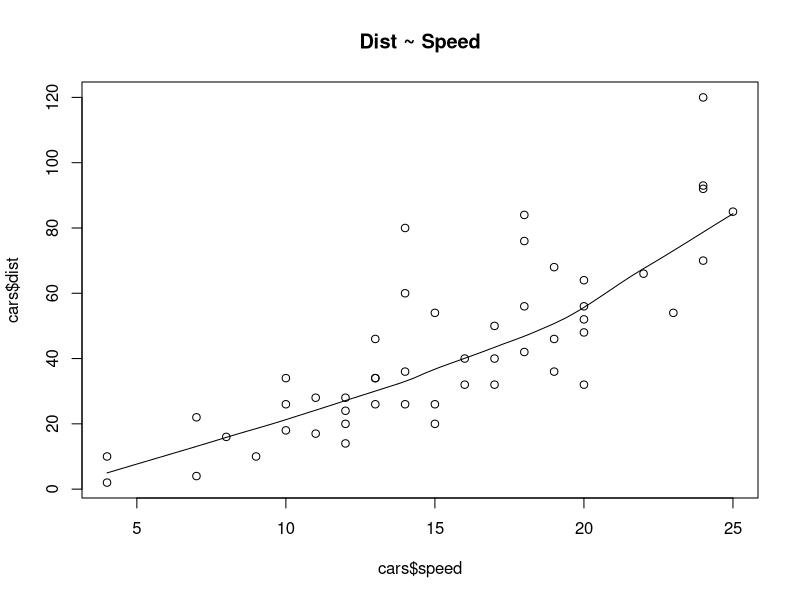
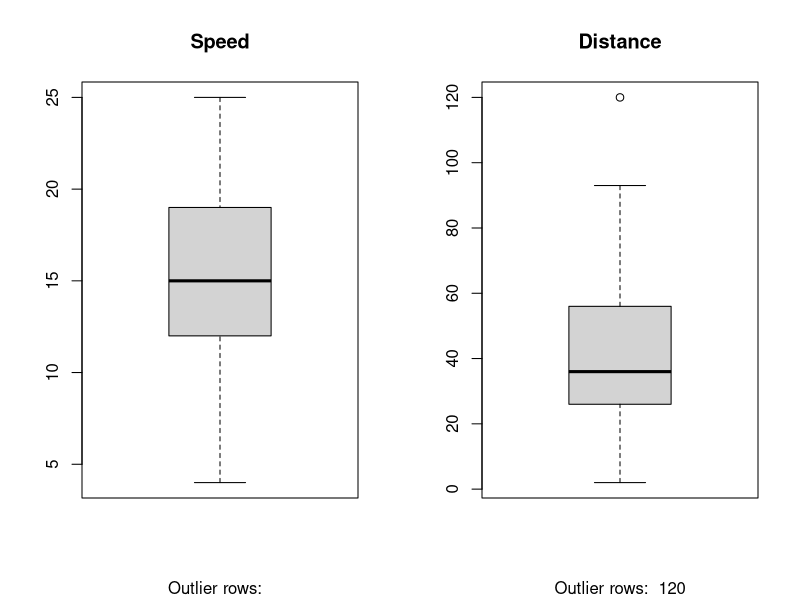
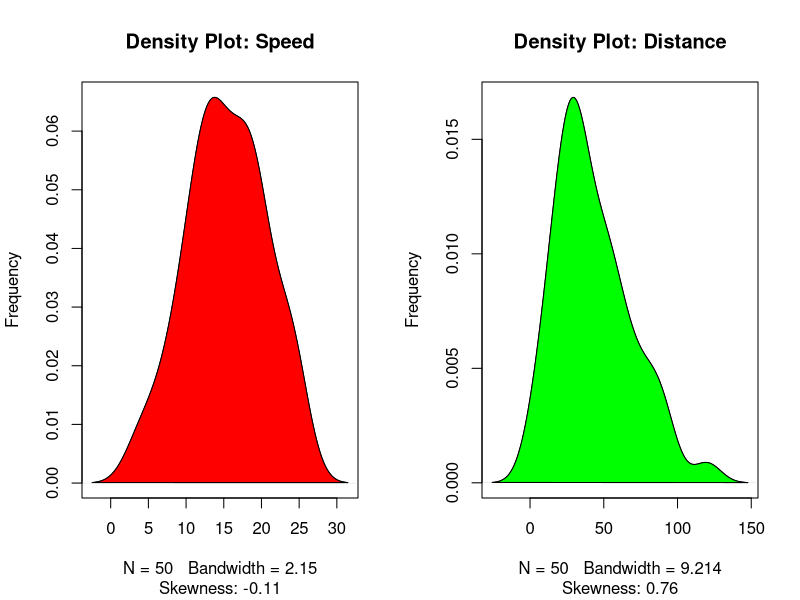

Write R code to recreate these figures, in order.
library(e1071)

data()
head(cars)

scatter.smooth(x=cars$speed, y=cars$dist, main="Dist ~ Speed")  # scatterplot

par(mfrow=c(1, 2))  # divide graph area in 2 columns
boxplot(cars$speed, main="Speed", sub=paste("Outlier rows: ", boxplot.stats(cars$speed)$out))  # box plot for 'speed'
boxplot(cars$dist, main="Distance", sub=paste("Outlier rows: ", boxplot.stats(cars$dist)$out))  # box plot for 'distance'


par(mfrow=c(1, 2))  # divide graph area in 2 columns
plot(density(cars$speed), main="Density Plot: Speed", ylab="Frequency", sub=paste("Skewness:", round(e1071::skewness(cars$speed), 2)))  # density plot for 'speed'
polygon(density(cars$speed), col="red")
plot(density(cars$dist), main="Density Plot: Distance", ylab="Frequency", sub=paste("Skewness:", round(e1071::skewness(cars$dist), 2)))  # density plot for 'dist'
polygon(density(cars$dist), col="green")


#Linear regression model
linearMod <- lm(dist ~ speed, data=cars)
summary(linearMod)


modelSummary <- summary(linearMod)  # capture model summary as an object
modelCoeffs <- modelSummary$coefficients  # model coefficients
beta.estimate <- modelCoeffs["speed", "Estimate"]  # get beta estimate for speed
std.error <- modelCoeffs["speed", "Std. Error"]  # get std.error for speed
t_value <- beta.estimate/std.error  # calc t statistic
p_value <- 2*pt(-abs(t_value), df=nrow(cars)-ncol(cars))  # calc p Value
f_statistic <- linearMod$fstatistic[1]  # fstatistic
f <- summary(linearMod)$fstatistic  # parameters for model p-value calc
model_p <- pf(f[1], f[2], f[3], lower=FALSE)
